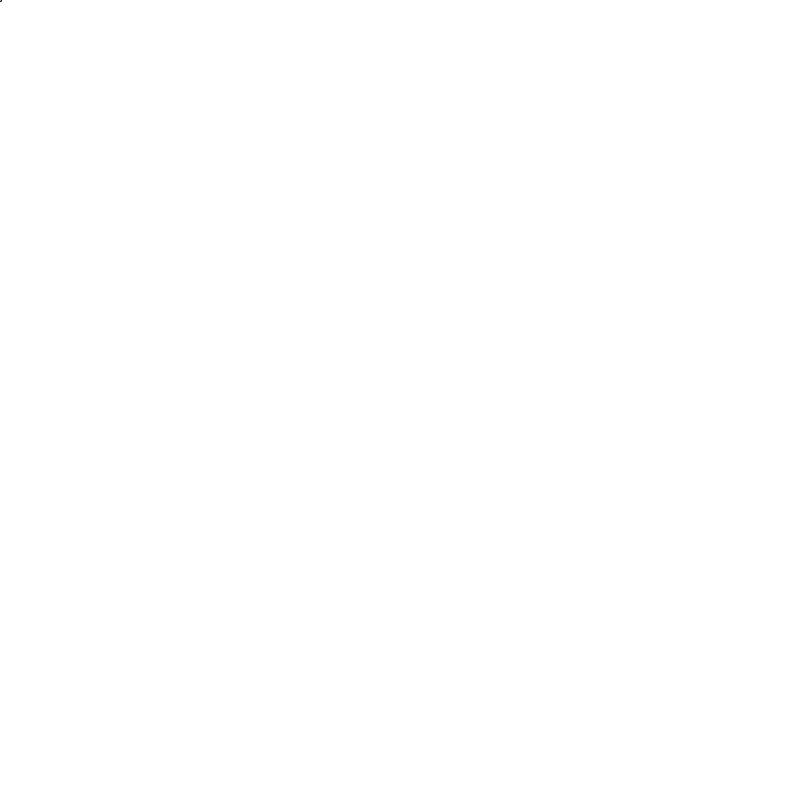
Frame 1 (no input)
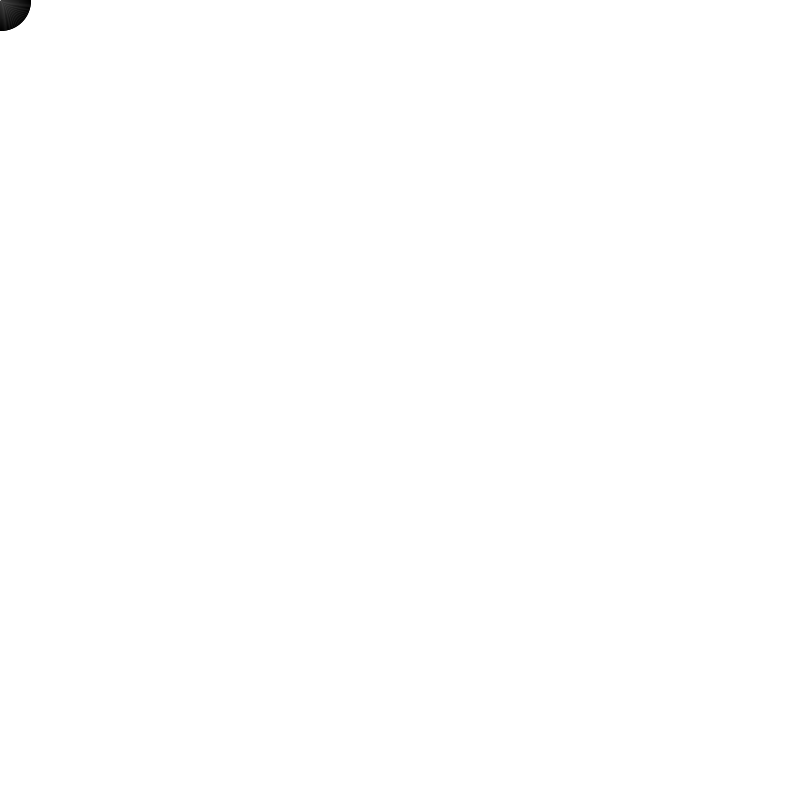
Frame 60 (the mouse pressed at the canvas centre just before this capture)
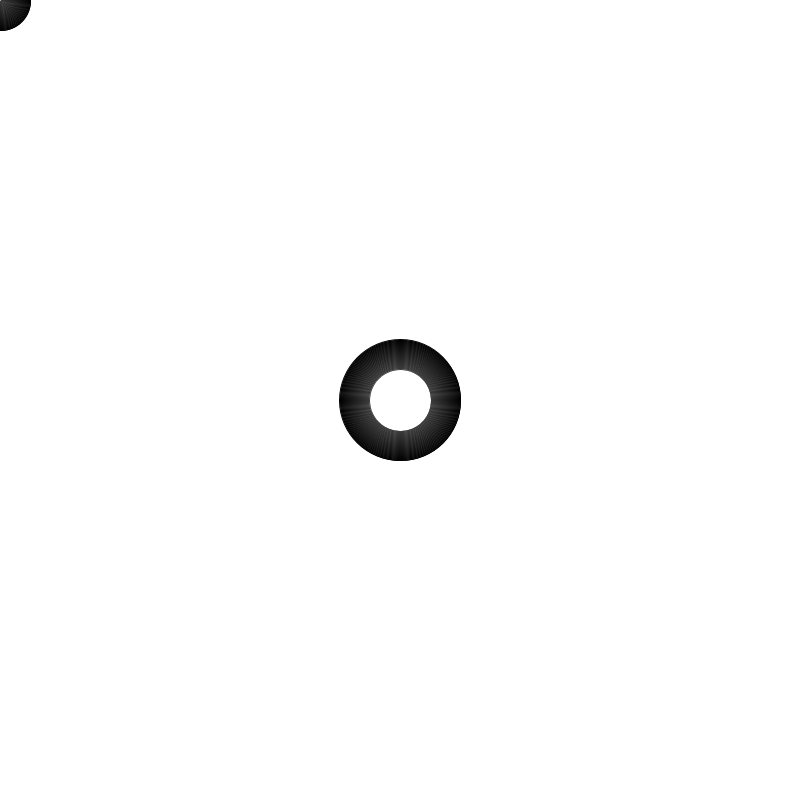
Frame 120 (the mouse held since frame 60 and released just before this capture)

The Processing sketch that drew these frames (run headless with seeded random() and noise(); from frame 60 on, the mouse is pressed at the canvas centre):

// Processing sketch: processing_14772
// ── processing_14772.pde

int maVariable;

void setup () {
  maVariable=1;
  size(800,800);
  background (255);
}

void draw () {
  maVariable = maVariable + 1;
  fill (150,150,150,1);
  ellipse(mouseX,mouseY,maVariable,maVariable);
  
  
}

void mouseClicked () {
maVariable = +1;
fill (150,150,150,1);
ellipse(mouseX,mouseY,maVariable,maVariable);

}
